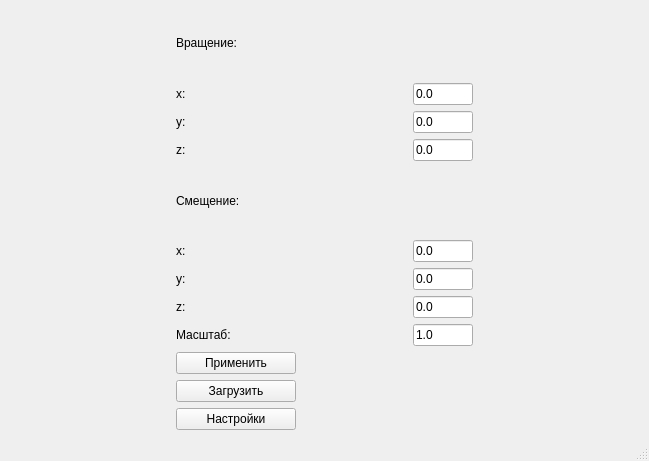
<?xml version="1.0" encoding="UTF-8"?>
<ui version="4.0">
 <class>MainWindow</class>
 <widget class="QMainWindow" name="MainWindow">
  <property name="geometry">
   <rect>
    <x>0</x>
    <y>0</y>
    <width>649</width>
    <height>461</height>
   </rect>
  </property>
  <property name="windowTitle">
   <string>MainWindow</string>
  </property>
  <widget class="QWidget" name="centralwidget">
   <layout class="QGridLayout" name="gridLayout">
    <item row="3" column="1">
     <widget class="QLineEdit" name="z_rotate_line">
      <property name="minimumSize">
       <size>
        <width>60</width>
        <height>0</height>
       </size>
      </property>
      <property name="maximumSize">
       <size>
        <width>60</width>
        <height>16777215</height>
       </size>
      </property>
      <property name="text">
       <string>0.0</string>
      </property>
     </widget>
    </item>
    <item row="10" column="0" colspan="2">
     <widget class="QPushButton" name="apply_btn">
      <property name="maximumSize">
       <size>
        <width>120</width>
        <height>16777215</height>
       </size>
      </property>
      <property name="text">
       <string>Применить</string>
      </property>
     </widget>
    </item>
    <item row="5" column="0">
     <widget class="QLabel" name="label_6">
      <property name="maximumSize">
       <size>
        <width>30</width>
        <height>16777215</height>
       </size>
      </property>
      <property name="text">
       <string>x:</string>
      </property>
     </widget>
    </item>
    <item row="1" column="1">
     <widget class="QLineEdit" name="x_rotate_line">
      <property name="maximumSize">
       <size>
        <width>60</width>
        <height>16777215</height>
       </size>
      </property>
      <property name="text">
       <string>0.0</string>
      </property>
     </widget>
    </item>
    <item row="6" column="1">
     <widget class="QLineEdit" name="y_move_line">
      <property name="minimumSize">
       <size>
        <width>60</width>
        <height>0</height>
       </size>
      </property>
      <property name="maximumSize">
       <size>
        <width>60</width>
        <height>16777215</height>
       </size>
      </property>
      <property name="text">
       <string>0.0</string>
      </property>
     </widget>
    </item>
    <item row="2" column="0">
     <widget class="QLabel" name="label_3">
      <property name="maximumSize">
       <size>
        <width>30</width>
        <height>16777215</height>
       </size>
      </property>
      <property name="text">
       <string>y:</string>
      </property>
     </widget>
    </item>
    <item row="1" column="0">
     <widget class="QLabel" name="label_2">
      <property name="maximumSize">
       <size>
        <width>30</width>
        <height>16777215</height>
       </size>
      </property>
      <property name="text">
       <string>x:</string>
      </property>
     </widget>
    </item>
    <item row="7" column="0">
     <widget class="QLabel" name="label_8">
      <property name="maximumSize">
       <size>
        <width>30</width>
        <height>16777215</height>
       </size>
      </property>
      <property name="text">
       <string>z:</string>
      </property>
     </widget>
    </item>
    <item row="7" column="1">
     <widget class="QLineEdit" name="z_move_line">
      <property name="minimumSize">
       <size>
        <width>60</width>
        <height>0</height>
       </size>
      </property>
      <property name="maximumSize">
       <size>
        <width>60</width>
        <height>16777215</height>
       </size>
      </property>
      <property name="text">
       <string>0.0</string>
      </property>
     </widget>
    </item>
    <item row="2" column="1">
     <widget class="QLineEdit" name="y_rotate_line">
      <property name="minimumSize">
       <size>
        <width>60</width>
        <height>0</height>
       </size>
      </property>
      <property name="maximumSize">
       <size>
        <width>60</width>
        <height>16777215</height>
       </size>
      </property>
      <property name="text">
       <string>0.0</string>
      </property>
     </widget>
    </item>
    <item row="6" column="0">
     <widget class="QLabel" name="label_7">
      <property name="maximumSize">
       <size>
        <width>30</width>
        <height>16777215</height>
       </size>
      </property>
      <property name="text">
       <string>y:</string>
      </property>
     </widget>
    </item>
    <item row="5" column="1">
     <widget class="QLineEdit" name="x_move_line">
      <property name="maximumSize">
       <size>
        <width>60</width>
        <height>16777215</height>
       </size>
      </property>
      <property name="text">
       <string>0.0</string>
      </property>
     </widget>
    </item>
    <item row="3" column="0">
     <widget class="QLabel" name="label_4">
      <property name="maximumSize">
       <size>
        <width>30</width>
        <height>16777215</height>
       </size>
      </property>
      <property name="text">
       <string>z:</string>
      </property>
     </widget>
    </item>
    <item row="11" column="0" colspan="2">
     <widget class="QPushButton" name="load_btn">
      <property name="maximumSize">
       <size>
        <width>120</width>
        <height>16777215</height>
       </size>
      </property>
      <property name="text">
       <string>Загрузить</string>
      </property>
     </widget>
    </item>
    <item row="12" column="0" colspan="2">
     <widget class="QPushButton" name="settings_btn">
      <property name="maximumSize">
       <size>
        <width>120</width>
        <height>16777215</height>
       </size>
      </property>
      <property name="text">
       <string>Настройки</string>
      </property>
     </widget>
    </item>
    <item row="8" column="0">
     <widget class="QLabel" name="label_9">
      <property name="text">
       <string>Масштаб:</string>
      </property>
     </widget>
    </item>
    <item row="4" column="0">
     <widget class="QLabel" name="label_5">
      <property name="text">
       <string>Смещение:</string>
      </property>
     </widget>
    </item>
    <item row="0" column="0">
     <widget class="QLabel" name="label">
      <property name="text">
       <string>Вращение:</string>
      </property>
     </widget>
    </item>
    <item row="8" column="1">
     <widget class="QLineEdit" name="scale_line">
      <property name="maximumSize">
       <size>
        <width>60</width>
        <height>16777215</height>
       </size>
      </property>
      <property name="text">
       <string>1.0</string>
      </property>
     </widget>
    </item>
   </layout>
  </widget>
  <widget class="QMenuBar" name="menubar">
   <property name="geometry">
    <rect>
     <x>0</x>
     <y>0</y>
     <width>649</width>
     <height>24</height>
    </rect>
   </property>
  </widget>
  <widget class="QStatusBar" name="statusbar"/>
 </widget>
 <resources/>
 <connections/>
</ui>
